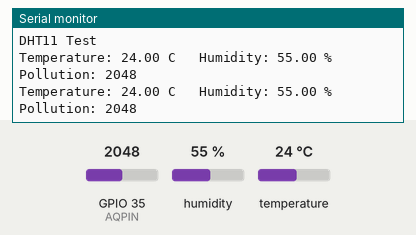
This sketch was run on a simulated ESP32. Shown: the last lines printed to the serial monitor. The inputs (shaded band) are chosen by the test bench; at power-on: humidity 55 %, GPIO 35 (AQPIN) = 2048, temperature 24 °C.

Above: at 2.8 s.
2.9 s: humidity set to 22 %
At 5.2 s:
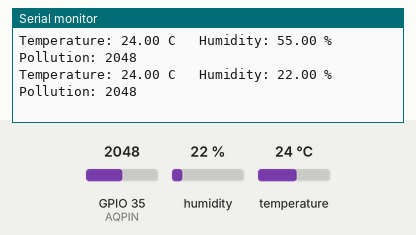
5.6 s: GPIO 35 (AQPIN) set to 2866
At 7.1 s:
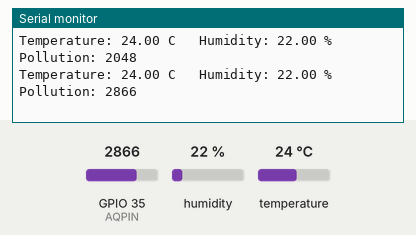
8.3 s: temperature set to 12 °C
At 10.6 s:
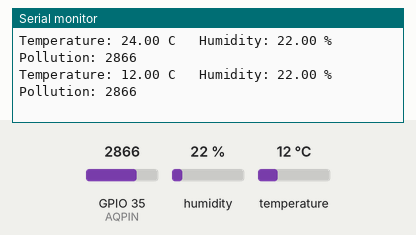
11.0 s: GPIO 35 (AQPIN) set to 3603
At 13.3 s:
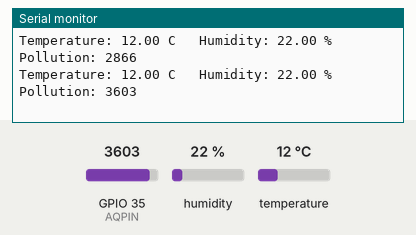
13.7 s: humidity set to 40 %
At 15.2 s:
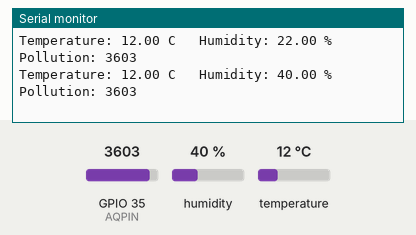
Timing chart, 0 to 16.7 s (numbered marks = the images above; inputs shaded):
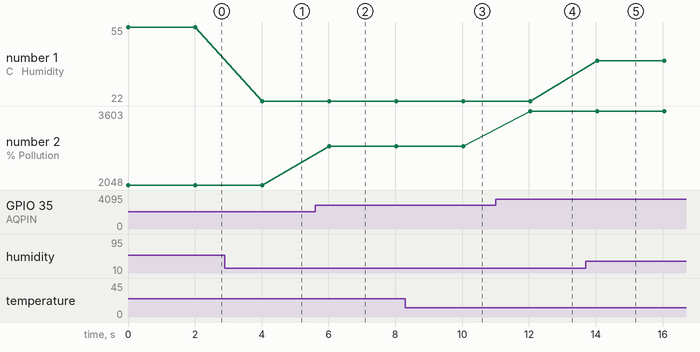

Measured:
- after the input at 2.9 s, the serial monitor: prints a new line after 1.1 s (image 1)
- after the input at 5.6 s, the serial monitor: prints a new line after 0.42 s (image 2)
- after the input at 8.3 s, the serial monitor: prints a new line after 1.7 s (image 3)
- after the input at 11.0 s, the serial monitor: prints a new line after 1.0 s (image 4)
- after the input at 13.7 s, the serial monitor: prints a new line after 0.35 s (image 5)
- plotted number 1: 55 → 22 after the input at 2.9 s, 22 → 40 after the input at 13.7 s
- plotted number 2: 2048 → 2866 after the input at 5.6 s, 2866 → 3603 after the input at 11.0 s

The sketch:

06_Kit3_DHT_AQ_Serial.ino
```cpp
#include "DHT.h"

#define DHTPIN 32
#define DHTTYPE DHT22
#define AQPIN 35

DHT dht(DHTPIN, DHTTYPE);

void setup() {
  Serial.begin(9600);
  dht.begin();
  pinMode(AQPIN,INPUT);
  Serial.println("DHT11 Test");
}

void loop() {

  float humidity = dht.readHumidity();
  float temperature = dht.readTemperature();

  int pollution = analogRead(AQPIN);

    Serial.print("Temperature: ");
    Serial.print(temperature);
    Serial.print(" C   ");

    Serial.print("Humidity: ");
    Serial.print(humidity);
    Serial.print(" % ");

    Serial.print("Pollution: ");
    Serial.println(pollution);

  delay(2000);
}
```
